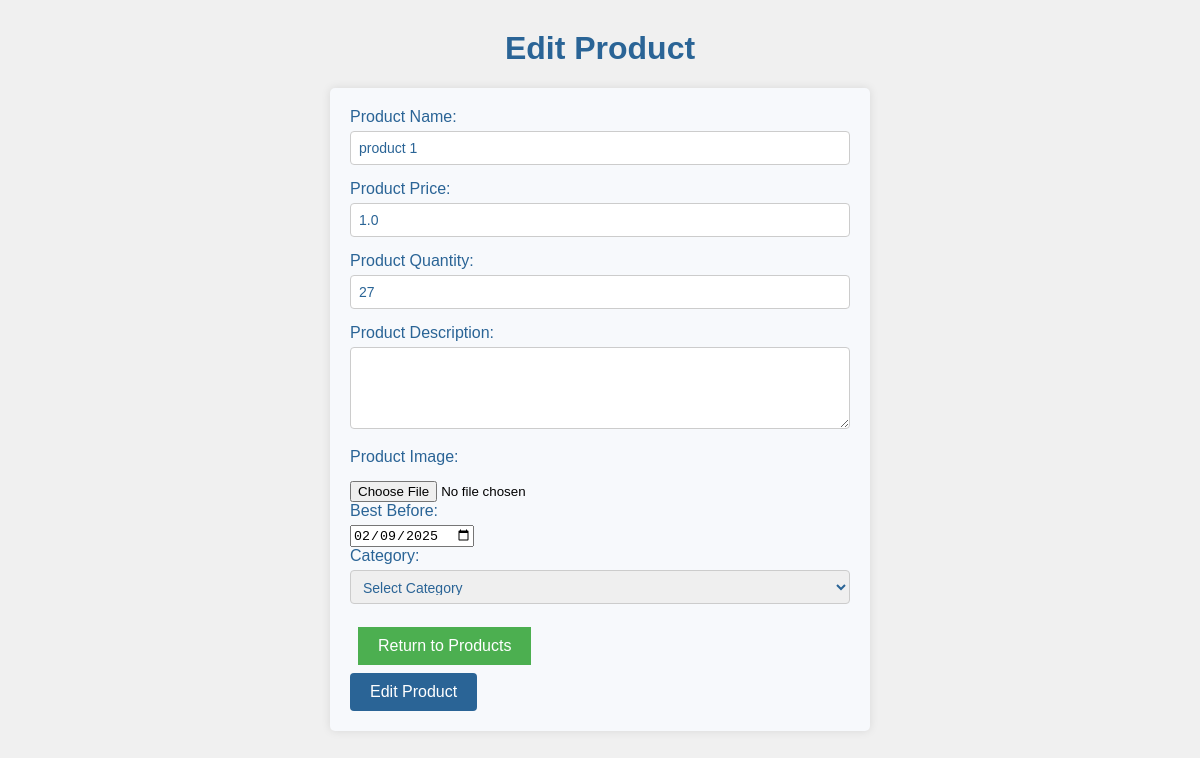
The app's page /adminproducts/edit/1 (signed in) with its own data.
### classes_table.py (models this page shows, shortened)
class Products(Base):
    __tablename__ = 'Products'
    id = Column(Integer, primary_key=True, autoincrement=True)
    product_name = Column('product_name',String , unique=True, nullable=False)
    product_price = Column('product_price',Float , nullable=False)
    product_quantity = Column('product_quantity',Integer , nullable=False)
    product_description = Column('product_description',String , nullable=False)
    product_image = Column('product_image', String , nullable=False)
    best_before = Column('best_before', String, nullable=False)
    created_at = Column('created_at', DateTime, nullable=False, default=datetime.utcnow)
    category_id = Column(Integer, ForeignKey('Category.id'), nullable=False)
    category = relationship(Category, backref='products')

### main.py (the view)
@app.route('/adminproducts/edit/<int:id>', methods=['GET', 'POST'])
def edit_products(id):
    if "admin" in session:
        product = classes_table.session.query(Products).filter(Products.id==id).first()
        if request.method == 'POST':
            product.product_name = request.form['product_name']
            product.product_price = request.form['product_price']
            product.product_quantity = request.form['product_quantity']
            product.product_description = request.form['product_description']
            product_image = request.files['product_image']
            def allowed_file(filename):
                return '.' in filename and filename.rsplit('.', 1)[1].lower() in {'png', 'jpg', 'jpeg', 'gif'}
            if product_image and allowed_file(product_image.filename):
                image_filename = secure_filename(product_image.filename)
                image_path = os.path.join(app.config['upload_folder'], image_filename)
                product_image.save(image_path)
            product.product_image = image_filename
            product.category_id = request.form['category']
            product.best_before = request.form['best_before']
            classes_table.session.commit()
            return redirect(url_for('admin_products'))
        else:
            categories = classes_table.session.query(Category).all()
            return render_template('edit_products.html', product=product, categories=categories)
    else:
        return redirect(url_for('admin_login'))

### templates/edit_products.html (shortened to what this page needs)
<!DOCTYPE html>
<html lang="en">
<head>
</head>
<body>
    <h1>Edit Product</h1>
    <form method="post" action="/adminproducts/edit/{{ product.id }}" enctype="multipart/form-data">
        <label for="product_name">Product Name:</label>
        <input type="text" value="{{ product.product_name }}" class="form-control" name="product_name" required>
        <label for="product_price">Product Price:</label>
        <input type="number" value="{{ product.product_price }}" class="form-control" name="product_price" step="0.01" required>
        <label for="product_quantity">Product Quantity:</label>
        <input type="number" value="{{ product.product_quantity }}"  class="form-control" name="product_quantity" required>
        <label for="product_description">Product Description:</label>
        <textarea class="form-control" value="{{ product.product_description }}" name="product_description" rows="4" required></textarea>
        <label for="product_image">Product Image:</label>
        <input type="file" value="{{ product.product_image }}" class="form-control" name="product_image" accept="image/*" required>
        <label for="best_before">Best Before:</label>
        <input type="date" value="{{ product.best_before }}" class="form-control" name="best_before" required>
        <label for="category">Category:</label>
        <select class="form-control" name="category" required>
            <option value="">Select Category</option>
        </select>
        <div>
            <a href="{{ url_for('admin_products') }}" style="display: block;">
                <button style="background-color: #4CAF50;
                    color: white;
                    border: none;
                    padding: 10px 20px;
                    text-align: center;
                    text-decoration: none;
                    font-size: 16px;
                    margin: 8px;
                    cursor: pointer;">
                    Return to Products
                </button>
            </a>
            <input type="submit" class="btn btn-primary" value="Edit Product">
        </div>
    </form>
</body>
</html>

### templates/edit_products.html (style rules this page uses)
body { font-family: Arial, sans-serif; background-color: #f0f0f0; }
h1 { text-align: center; margin-top: 30px; color: #2a6496; }
form { max-width: 500px; margin: 0 auto; background-color: #f7f9fc; padding: 20px; border-radius: 5px; box-shadow: 0 0 10px rgba(0, 0, 0, 0.1); }
label { display: block; margin-bottom: 5px; color: #2a6496; }
input[type="text"], input[type="number"], textarea, select { width: 100%; padding: 8px; margin-bottom: 15px; border: 1px solid #ccc; border-radius: 4px; box-sizing: border-box; font-size: 14px; color: #2a6496; }
input[type="file"] { margin-top: 10px; }
select { height: 34px; }
input[type="submit"] { background-color: #2a6496; color: white; border: none; padding: 10px 20px; text-align: center; text-decoration: none; font-size: 16px; cursor: pointer; border-radius: 4px; transition: background-color 0.2s; }

### records on screen
Products: product_name "product 1", product_price "1.0", product_quantity "27", best_before "02/09/2025"
